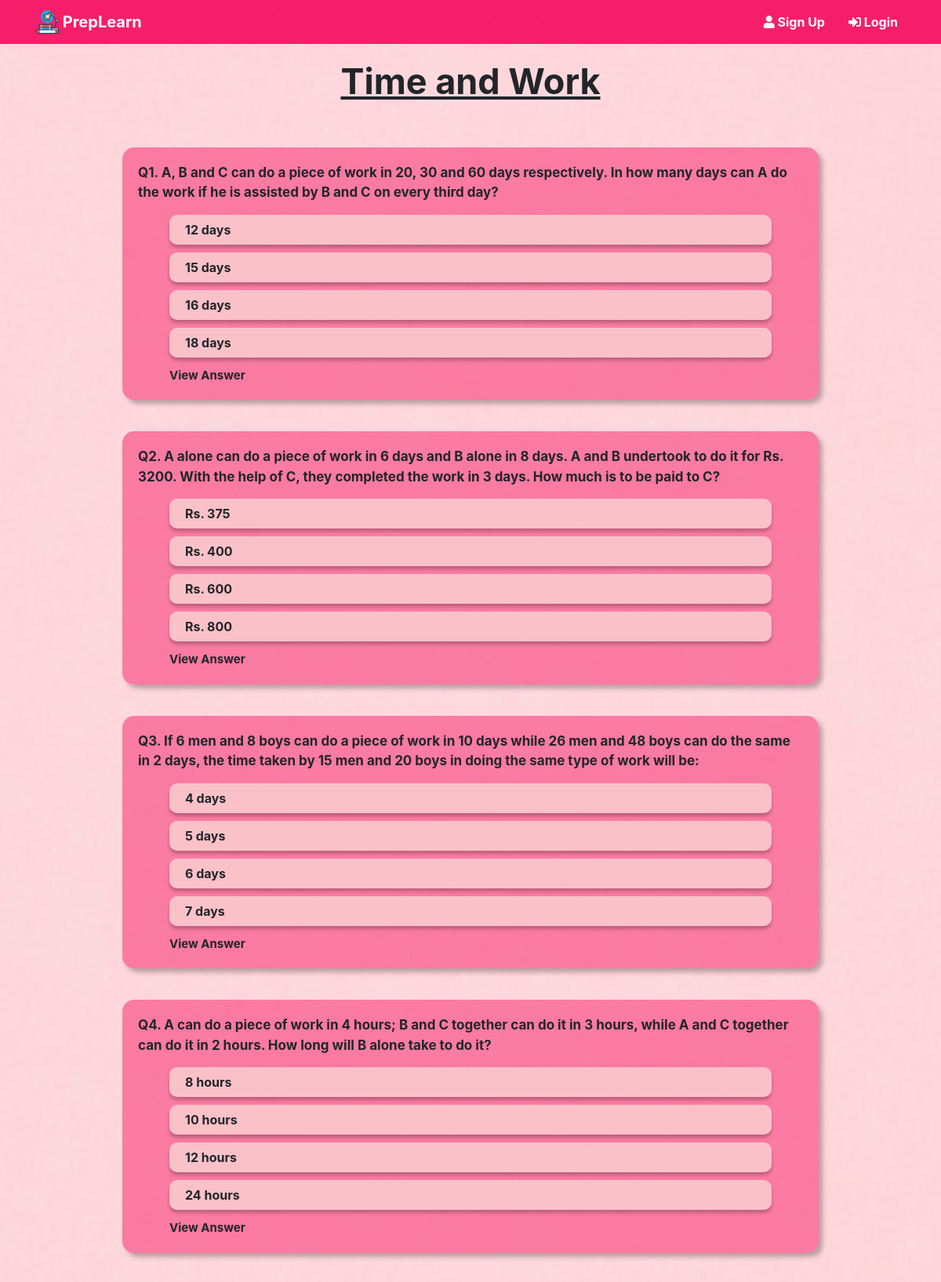
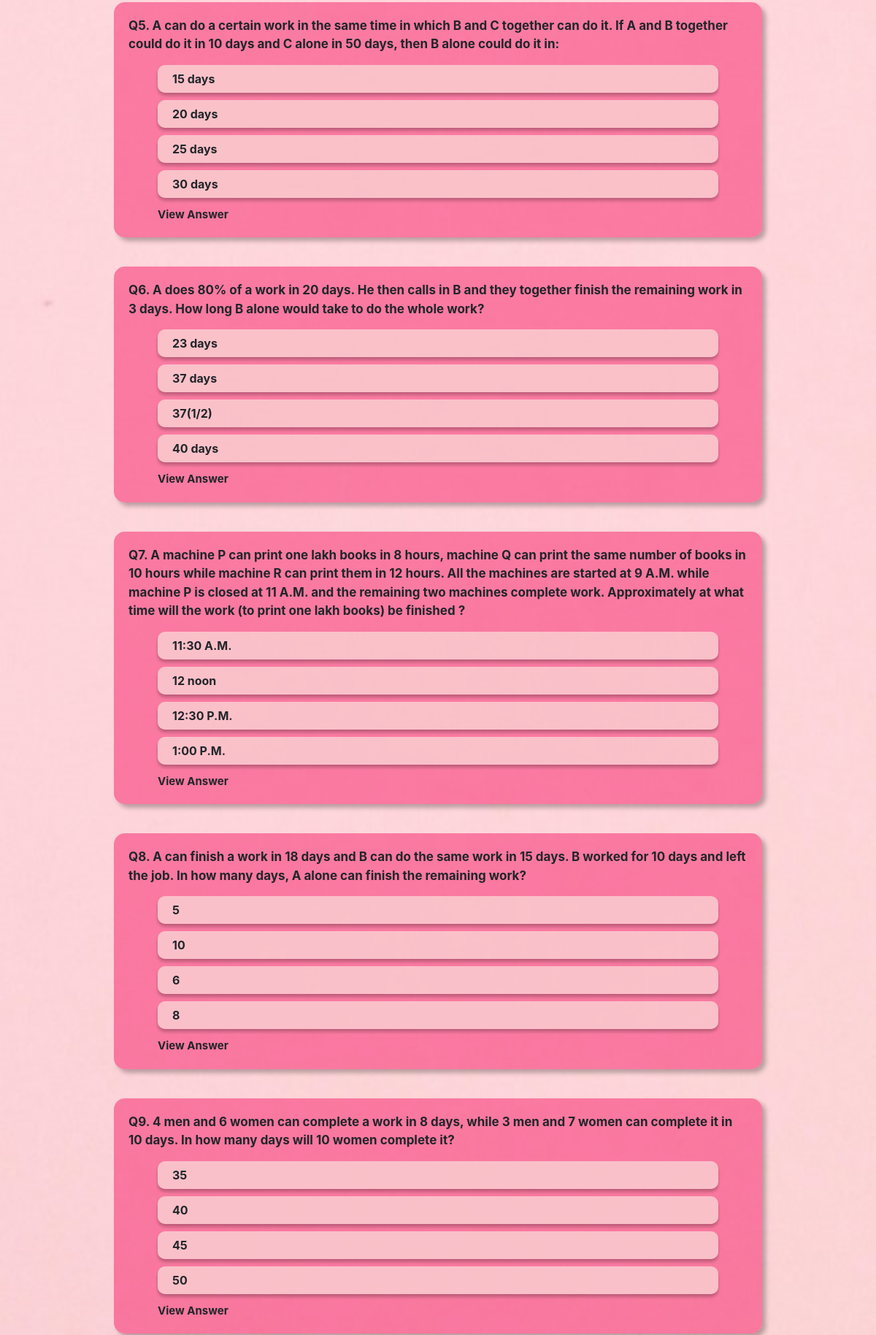
The app's page /practice.php?id=3 (upper part) with its own data (2 pictures, top to bottom).
### tables this page shows
CREATE TABLE `preplearn_question_sub_category` (
  `sub_category_id` int(11) NOT NULL,
  `category_id` int(11) NOT NULL,
  `sub_category_name` varchar(100) NOT NULL
);

CREATE TABLE `preplearn_questions` (
  `question_id` int(11) NOT NULL,
  `sub_category_id` int(11) NOT NULL,
  `question` varchar(2000) NOT NULL,
  `option1` varchar(1000) NOT NULL,
  `option2` varchar(1000) NOT NULL,
  `option3` varchar(1000) NOT NULL,
  `option4` varchar(1000) NOT NULL,
  `answer` int(11) NOT NULL,
  `explanation` varchar(20) NOT NULL
);

### practice.php (the view, shortened to what this page needs)
<?php
	require "php/conn.php";
    $sub_category_id = $_GET["id"];
	$sql = "SELECT * FROM preplearn_questions WHERE sub_category_id='$sub_category_id'";
	$result = $conn->query($sql);
    $count=0;
    while($row = $result->fetch_assoc()){
        $questionId[$count]=$row['question_id'];
        $question[$count]=$row["question"];
        $option1[$count]=$row["option1"];
        $option2[$count]=$row["option2"];
        $option3[$count]=$row["option3"];
        $option4[$count]=$row["option4"];
        $count++;
    }
?>
<!DOCTYPE html>
<html>
<head>
    <?php require "php/head.php"; ?>
</head>
<body>
    <?php  require "php/nav.php"; ?>
    <div class="container" style="margin-bottom: 80px;">
        <div class="indextext" style="margin-top: 70px;margin-bottom: 50px;text-align: center;">
            <?php
                $sql2 = "SELECT * FROM preplearn_question_sub_category WHERE sub_category_id='$sub_category_id'";
                $result2 = $conn->query($sql2);
                $row2 = $result2->fetch_assoc();
            ?>
            <u><?php echo $row2["sub_category_name"]; ?></u>
		</div>
        <?php
            if($count==0){
        ?>
        <div class="questionbox" style="text-align: center;font-weight: 800;font-size: xx-large;">
                COMING SOON
        </div>
        <?php
            }
            else{
			for($j=0;$j<$count;$j++){
		?>
        <div class="questionbox">
            <div class="question">
                Q<?php echo $j+1; ?>. <?php echo $question[$j]; ?>
            </div>
            <div style="margin: 15px 40px 0 40px;">
                <div class="questionoptions" onclick='answer(this,<?php echo $questionId[$j]; ?>,1)'>
                    <?php echo $option1[$j]; ?>
                </div>
                <div class="questionoptions" onclick='answer(this,<?php echo $questionId[$j]; ?>,2)'>
                    <?php echo $option2[$j]; ?>
                </div>
                <div class="questionoptions" onclick='answer(this,<?php echo $questionId[$j]; ?>,3)'>
                    <?php echo $option3[$j]; ?>
                </div>
                <div class="questionoptions" onclick='answer(this,<?php echo $questionId[$j]; ?>,4)'>
                    <?php echo $option4[$j]; ?>
                </div>
                <a href="javascript:void(0)" style="color: #212529;font-weight: bold;font-size: 15px;" onclick="view_answer(<?php echo $questionId[$j]; ?>)">View Answer</a>
            </div>
		</div>
        <?php
            }
            }
        ?>
    </div>
</body>
</html>

### css/style.css (style rules this page uses)
.indextext { font-weight: 700; }
.questionbox { background-color: #f500576e; width: 80%; margin: 0 auto 40px auto; padding: 20px; border-radius: 15px; box-shadow: 5px 5px 6px 0 rgb(0 0 0 / 27%); }
.question { font-size: 17px; font-weight: 700; }
.questionoptions { font-weight: 700; padding: 7px 20px; margin-bottom: 10px; border-radius: 10px; background-color: #fbced1d6; box-shadow: 0px 4px 4px 0px rgb(0 0 0 / 24%); cursor: pointer; }
@media (min-width: 576px) { .indextext { font-size: 30px; } }
@media (min-width: 768px) { .indextext { font-size: 35px; } }
@media (min-width: 992px) { .indextext { font-size: 40px; } }
@media (min-width: 1200px) { .indextext { font-size: 45px; } }

### practice.php (style rules this page uses)
body { background: url(background/imgpractice.jpg) fixed; background-size: cover; background-color: white; }

### records on screen
preplearn_question_sub_category: sub_category_name "Time and Work"
preplearn_questions: option1 "12 days", option2 "15 days"

### other values on screen
$question[$j] "A, B and C can do a piece of work in 20, 30 and 60 days respectively. In how many days can A do the work if he is assisted by B and C on every third day?"
$option2[$j] "15 days"
$option3[$j] "16 days"
$option4[$j] "18 days"
$question[$j] "A alone can do a piece of work in 6 days and B alone in 8 days. A and B undertook to do it for Rs. 3200. With the help of C, they completed the work in 3 days. How much is to be paid to C?"
$option1[$j] "Rs. 375"
$option2[$j] "Rs. 400"
$option3[$j] "Rs. 600"
$option4[$j] "Rs. 800"
$question[$j] "If 6 men and 8 boys can do a piece of work in 10 days while 26 men and 48 boys can do the same in 2 days, the time taken by 15 men and 20 boys in doing the same type of work will be:"
$option1[$j] "4 days"
$option2[$j] "5 days"
$option3[$j] "6 days"
$option4[$j] "7 days"
$question[$j] "A can do a piece of work in 4 hours; B and C together can do it in 3 hours, while A and C together can do it in 2 hours. How long will B alone take to do it?"
